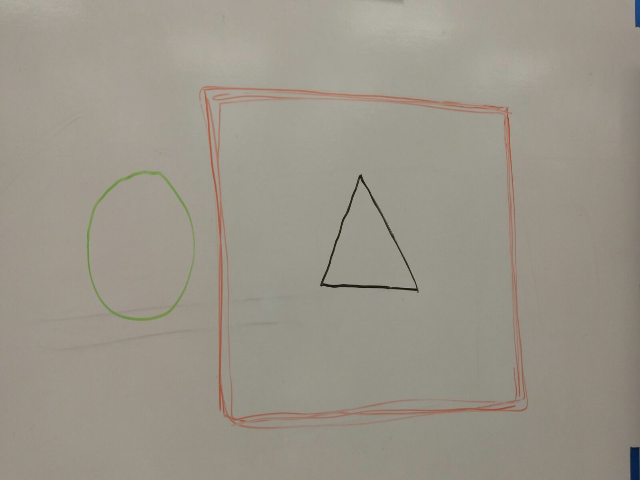
#> input picture python/imr.png, 640 x 480 px
$ python jibocv.py   (Python 2 division)
#> lines starting #> are read from the running program, lines starting #| are printed output that depends on the picture; after the words box and inside, x2 and y2 are one past the last pixel; in counts of white or black regions, pixels touching at a corner belong together
import cv2
import numpy
import matplotlib.pyplot as plt

img  = cv2.imread('imr.png', cv2.IMREAD_COLOR)
#> img is the input picture: shape (480, 640, 3); mean B, G, R 137.8, 149.5, 154.9
height, width = img.shape[:2]
#> height = 480; width = 640
area = height*width
#> area = 307200
gray = cv2.imread('imr.png', 0)
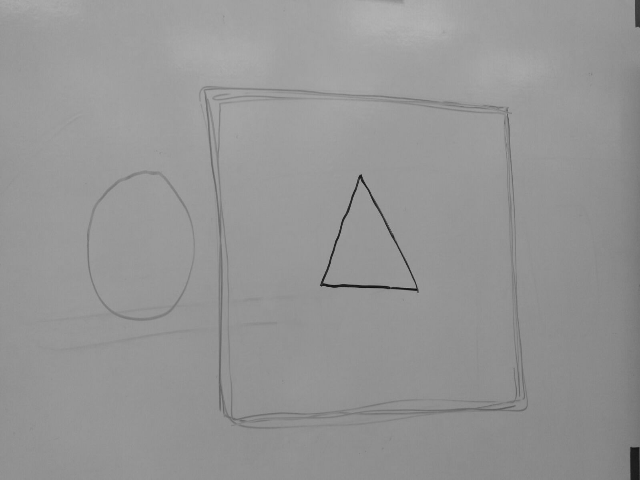
#> gray: shape (480, 640); min 13, max 179, mean 149.3
blurred = cv2.GaussianBlur(gray, (5, 5), 0)
thresh = cv2.threshold(blurred, 135, 255, cv2.THRESH_BINARY)[1]
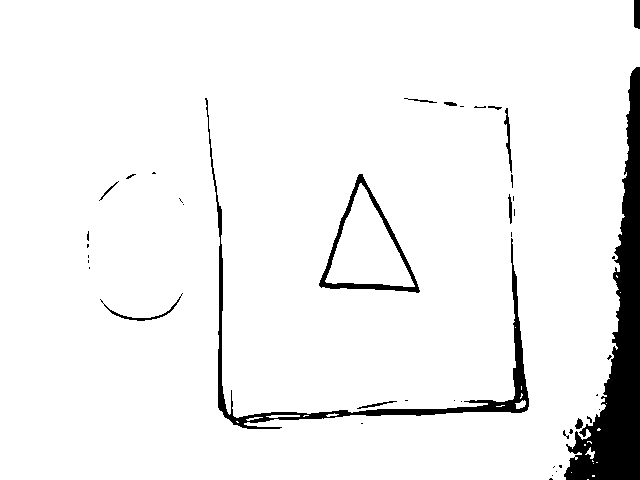
#> thresh: shape (480, 640); 94.2% white; 44 black regions (29 under 20 px)
#ret,thresh = cv2.threshold(gray,127,255,0)
contours,hierarchy = cv2.findContours(thresh, 1, 2)
#> contours = 79 contours, 57 with area under 20; largest, box (x1, y1, x2, y2) and area: (0, 0, 640, 480) 294704, (318, 173, 421, 294) 6442, (204, 97, 530, 430) 5181, (325, 183, 415, 287) 4630, (103, 295, 182, 322) 282
x = 0
y = 0
w = 0
h = 0
for cnt in contours:
	#peri = cv2.arcLength(c, True)
	#approx = cv2.approxPolyDP(c, 0.04 * peri, True)
	approx = cv2.approxPolyDP(cnt,0.1*cv2.arcLength(cnt,True),True)
	area1 = cv2.contourArea(cnt)
	if len(approx)==4 and area1 > 50 and area1 < area*0.95:
		#print "square"
		x,y,w,h = cv2.boundingRect(cnt)
		w = w - 50
		h = h - 50
		x += 25
		y += 25
		print "%s %s %s %s" %(x, y, w, h)
#> this loop made 79 passes
#> (area1, x, y, w, h) on pass 78: (5181, 229, 122, 276, 283)
#> (approx, area1) on passes 12, 17, 21, 23, 25, 31: ([[590, 447], [585, 454], [592, 458]], 33.5), ([[570, 428], [573, 430], [571, 434], [568, 432]], 20), ([[578, 417], [583, 425], [576, 429]], 71.5), ([[587, 415], [592, 419], [591, 423]], 25), ([[266, 416], [299, 415]], 37.5), ([[397, 401], [356, 408]], 118)
#| 229 122 276 283
		#cv2.rectangle(img,(x,y),(x+w,y+h),(0,255,0),2)
		#cv2.drawContours(img,[cnt],0,(0,0,255),-1)
crop_img = gray[y:y+h, x:x+w]
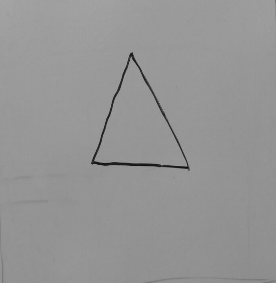
#> crop_img: shape (283, 276); min 13, max 165, mean 149
plt.imshow(crop_img, cmap='gray', interpolation = 'bicubic')
plt.xticks([]), plt.yticks([])
plt.show()
